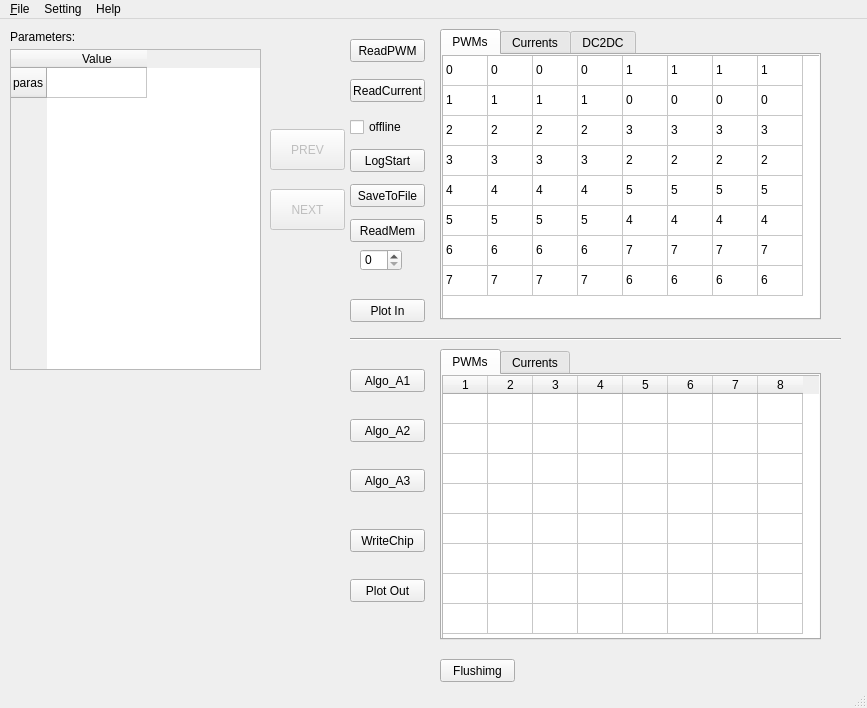
<?xml version="1.0" encoding="UTF-8"?>
<ui version="4.0">
 <class>MainWindow</class>
 <widget class="QMainWindow" name="MainWindow">
  <property name="geometry">
   <rect>
    <x>0</x>
    <y>0</y>
    <width>867</width>
    <height>708</height>
   </rect>
  </property>
  <property name="windowTitle">
   <string>Dimming Debugger     DisConnect..</string>
  </property>
  <property name="windowIcon">
   <iconset>
    <normaloff>222.jpg</normaloff>222.jpg</iconset>
  </property>
  <property name="iconSize">
   <size>
    <width>32</width>
    <height>32</height>
   </size>
  </property>
  <widget class="QWidget" name="centralwidget">
   <widget class="QTabWidget" name="tabWidget">
    <property name="geometry">
     <rect>
      <x>440</x>
      <y>10</y>
      <width>381</width>
      <height>291</height>
     </rect>
    </property>
    <property name="currentIndex">
     <number>0</number>
    </property>
    <widget class="QWidget" name="tab">
     <attribute name="title">
      <string>PWMs</string>
     </attribute>
     <widget class="QTableWidget" name="tableWidget_PWM">
      <property name="geometry">
       <rect>
        <x>0</x>
        <y>0</y>
        <width>401</width>
        <height>271</height>
       </rect>
      </property>
      <property name="rowCount">
       <number>8</number>
      </property>
      <property name="columnCount">
       <number>8</number>
      </property>
      <attribute name="horizontalHeaderVisible">
       <bool>false</bool>
      </attribute>
      <attribute name="horizontalHeaderDefaultSectionSize">
       <number>45</number>
      </attribute>
      <attribute name="horizontalHeaderMinimumSectionSize">
       <number>21</number>
      </attribute>
      <attribute name="verticalHeaderVisible">
       <bool>false</bool>
      </attribute>
      <attribute name="verticalHeaderHighlightSections">
       <bool>true</bool>
      </attribute>
      <row/>
      <row/>
      <row/>
      <row/>
      <row/>
      <row/>
      <row/>
      <row/>
      <column/>
      <column/>
      <column/>
      <column/>
      <column/>
      <column/>
      <column/>
      <column/>
      <item row="0" column="0">
       <property name="text">
        <string>0</string>
       </property>
      </item>
      <item row="0" column="1">
       <property name="text">
        <string>0</string>
       </property>
      </item>
      <item row="0" column="2">
       <property name="text">
        <string>0</string>
       </property>
      </item>
      <item row="0" column="3">
       <property name="text">
        <string>0</string>
       </property>
      </item>
      <item row="0" column="4">
       <property name="text">
        <string>1</string>
       </property>
      </item>
      <item row="0" column="5">
       <property name="text">
        <string>1</string>
       </property>
      </item>
      <item row="0" column="6">
       <property name="text">
        <string>1</string>
       </property>
      </item>
      <item row="0" column="7">
       <property name="text">
        <string>1</string>
       </property>
      </item>
      <item row="1" column="0">
       <property name="text">
        <string>1</string>
       </property>
      </item>
      <item row="1" column="1">
       <property name="text">
        <string>1</string>
       </property>
      </item>
      <item row="1" column="2">
       <property name="text">
        <string>1</string>
       </property>
      </item>
      <item row="1" column="3">
       <property name="text">
        <string>1</string>
       </property>
      </item>
      <item row="1" column="4">
       <property name="text">
        <string>0</string>
       </property>
      </item>
      <item row="1" column="5">
       <property name="text">
        <string>0</string>
       </property>
      </item>
      <item row="1" column="6">
       <property name="text">
        <string>0</string>
       </property>
      </item>
      <item row="1" column="7">
       <property name="text">
        <string>0</string>
       </property>
      </item>
      <item row="2" column="0">
       <property name="text">
        <string>2</string>
       </property>
      </item>
      <item row="2" column="1">
       <property name="text">
        <string>2</string>
       </property>
      </item>
      <item row="2" column="2">
       <property name="text">
        <string>2</string>
       </property>
      </item>
      <item row="2" column="3">
       <property name="text">
        <string>2</string>
       </property>
      </item>
      <item row="2" column="4">
       <property name="text">
        <string>3</string>
       </property>
      </item>
      <item row="2" column="5">
       <property name="text">
        <string>3</string>
       </property>
      </item>
      <item row="2" column="6">
       <property name="text">
        <string>3</string>
       </property>
      </item>
      <item row="2" column="7">
       <property name="text">
        <string>3</string>
       </property>
      </item>
      <item row="3" column="0">
       <property name="text">
        <string>3</string>
       </property>
      </item>
      <item row="3" column="1">
       <property name="text">
        <string>3</string>
       </property>
      </item>
      <item row="3" column="2">
       <property name="text">
        <string>3</string>
       </property>
      </item>
      <item row="3" column="3">
       <property name="text">
        <string>3</string>
       </property>
      </item>
      <item row="3" column="4">
       <property name="text">
        <string>2</string>
       </property>
      </item>
      <item row="3" column="5">
       <property name="text">
        <string>2</string>
       </property>
      </item>
      <item row="3" column="6">
       <property name="text">
        <string>2</string>
       </property>
      </item>
      <item row="3" column="7">
       <property name="text">
        <string>2</string>
       </property>
      </item>
      <item row="4" column="0">
       <property name="text">
        <string>4</string>
       </property>
      </item>
      <item row="4" column="1">
       <property name="text">
        <string>4</string>
       </property>
      </item>
      <item row="4" column="2">
       <property name="text">
        <string>4</string>
       </property>
      </item>
      <item row="4" column="3">
       <property name="text">
        <string>4</string>
       </property>
      </item>
      <item row="4" column="4">
       <property name="text">
        <string>5</string>
       </property>
      </item>
      <item row="4" column="5">
       <property name="text">
        <string>5</string>
       </property>
      </item>
      <item row="4" column="6">
       <property name="text">
        <string>5</string>
       </property>
      </item>
      <item row="4" column="7">
       <property name="text">
        <string>5</string>
       </property>
      </item>
      <item row="5" column="0">
       <property name="text">
        <string>5</string>
       </property>
      </item>
      <item row="5" column="1">
       <property name="text">
        <string>5</string>
       </property>
      </item>
      <item row="5" column="2">
       <property name="text">
        <string>5</string>
       </property>
      </item>
      <item row="5" column="3">
       <property name="text">
        <string>5</string>
       </property>
      </item>
      <item row="5" column="4">
       <property name="text">
        <string>4</string>
       </property>
      </item>
      <item row="5" column="5">
       <property name="text">
        <string>4</string>
       </property>
      </item>
      <item row="5" column="6">
       <property name="text">
        <string>4</string>
       </property>
      </item>
      <item row="5" column="7">
       <property name="text">
        <string>4</string>
       </property>
      </item>
      <item row="6" column="0">
       <property name="text">
        <string>6</string>
       </property>
      </item>
      <item row="6" column="1">
       <property name="text">
        <string>6</string>
       </property>
      </item>
      <item row="6" column="2">
       <property name="text">
        <string>6</string>
       </property>
      </item>
      <item row="6" column="3">
       <property name="text">
        <string>6</string>
       </property>
      </item>
      <item row="6" column="4">
       <property name="text">
        <string>7</string>
       </property>
      </item>
      <item row="6" column="5">
       <property name="text">
        <string>7</string>
       </property>
      </item>
      <item row="6" column="6">
       <property name="text">
        <string>7</string>
       </property>
      </item>
      <item row="6" column="7">
       <property name="text">
        <string>7</string>
       </property>
      </item>
      <item row="7" column="0">
       <property name="text">
        <string>7</string>
       </property>
      </item>
      <item row="7" column="1">
       <property name="text">
        <string>7</string>
       </property>
      </item>
      <item row="7" column="2">
       <property name="text">
        <string>7</string>
       </property>
      </item>
      <item row="7" column="3">
       <property name="text">
        <string>7</string>
       </property>
      </item>
      <item row="7" column="4">
       <property name="text">
        <string>6</string>
       </property>
      </item>
      <item row="7" column="5">
       <property name="text">
        <string>6</string>
       </property>
      </item>
      <item row="7" column="6">
       <property name="text">
        <string>6</string>
       </property>
      </item>
      <item row="7" column="7">
       <property name="text">
        <string>6</string>
       </property>
      </item>
     </widget>
    </widget>
    <widget class="QWidget" name="tab_2">
     <attribute name="title">
      <string>Currents</string>
     </attribute>
     <widget class="QTableWidget" name="tableWidget_Current">
      <property name="geometry">
       <rect>
        <x>0</x>
        <y>0</y>
        <width>401</width>
        <height>271</height>
       </rect>
      </property>
      <property name="rowCount">
       <number>8</number>
      </property>
      <property name="columnCount">
       <number>8</number>
      </property>
      <attribute name="horizontalHeaderVisible">
       <bool>false</bool>
      </attribute>
      <attribute name="horizontalHeaderDefaultSectionSize">
       <number>45</number>
      </attribute>
      <attribute name="verticalHeaderVisible">
       <bool>false</bool>
      </attribute>
      <row/>
      <row/>
      <row/>
      <row/>
      <row/>
      <row/>
      <row/>
      <row/>
      <column/>
      <column/>
      <column/>
      <column/>
      <column/>
      <column/>
      <column/>
      <column/>
     </widget>
    </widget>
    <widget class="QWidget" name="tab_5">
     <attribute name="title">
      <string>DC2DC</string>
     </attribute>
     <widget class="QTableWidget" name="tableWidget_dc2dc">
      <property name="geometry">
       <rect>
        <x>0</x>
        <y>0</y>
        <width>401</width>
        <height>271</height>
       </rect>
      </property>
      <property name="rowCount">
       <number>8</number>
      </property>
      <property name="columnCount">
       <number>8</number>
      </property>
      <attribute name="horizontalHeaderVisible">
       <bool>false</bool>
      </attribute>
      <attribute name="horizontalHeaderDefaultSectionSize">
       <number>45</number>
      </attribute>
      <attribute name="verticalHeaderVisible">
       <bool>false</bool>
      </attribute>
      <attribute name="verticalHeaderHighlightSections">
       <bool>false</bool>
      </attribute>
      <row/>
      <row/>
      <row/>
      <row/>
      <row/>
      <row/>
      <row/>
      <row/>
      <column/>
      <column/>
      <column/>
      <column/>
      <column/>
      <column/>
      <column/>
      <column/>
      <item row="0" column="0">
       <property name="text">
        <string>0</string>
       </property>
      </item>
      <item row="0" column="1">
       <property name="text">
        <string>0</string>
       </property>
      </item>
      <item row="0" column="2">
       <property name="text">
        <string>0</string>
       </property>
      </item>
      <item row="0" column="3">
       <property name="text">
        <string>0</string>
       </property>
      </item>
      <item row="0" column="4">
       <property name="text">
        <string>1</string>
       </property>
      </item>
      <item row="0" column="5">
       <property name="text">
        <string>1</string>
       </property>
      </item>
      <item row="0" column="6">
       <property name="text">
        <string>1</string>
       </property>
      </item>
      <item row="0" column="7">
       <property name="text">
        <string>1</string>
       </property>
      </item>
      <item row="1" column="0">
       <property name="text">
        <string>1</string>
       </property>
      </item>
      <item row="1" column="1">
       <property name="text">
        <string>1</string>
       </property>
      </item>
      <item row="1" column="2">
       <property name="text">
        <string>1</string>
       </property>
      </item>
      <item row="1" column="3">
       <property name="text">
        <string>1</string>
       </property>
      </item>
      <item row="1" column="4">
       <property name="text">
        <string>0</string>
       </property>
      </item>
      <item row="1" column="5">
       <property name="text">
        <string>0</string>
       </property>
      </item>
      <item row="1" column="6">
       <property name="text">
        <string>0</string>
       </property>
      </item>
      <item row="1" column="7">
       <property name="text">
        <string>0</string>
       </property>
      </item>
      <item row="2" column="0">
       <property name="text">
        <string>2</string>
       </property>
      </item>
      <item row="2" column="1">
       <property name="text">
        <string>2</string>
       </property>
      </item>
      <item row="2" column="2">
       <property name="text">
        <string>2</string>
       </property>
      </item>
      <item row="2" column="3">
       <property name="text">
        <string>2</string>
       </property>
      </item>
      <item row="2" column="4">
       <property name="text">
        <string>3</string>
       </property>
      </item>
      <item row="2" column="5">
       <property name="text">
        <string>3</string>
       </property>
      </item>
      <item row="2" column="6">
       <property name="text">
        <string>3</string>
       </property>
      </item>
      <item row="2" column="7">
       <property name="text">
        <string>3</string>
       </property>
      </item>
      <item row="3" column="0">
       <property name="text">
        <string>3</string>
       </property>
      </item>
      <item row="3" column="1">
       <property name="text">
        <string>3</string>
       </property>
      </item>
      <item row="3" column="2">
       <property name="text">
        <string>3</string>
       </property>
      </item>
      <item row="3" column="3">
       <property name="text">
        <string>3</string>
       </property>
      </item>
      <item row="3" column="4">
       <property name="text">
        <string>2</string>
       </property>
      </item>
      <item row="3" column="5">
       <property name="text">
        <string>2</string>
       </property>
      </item>
      <item row="3" column="6">
       <property name="text">
        <string>2</string>
       </property>
      </item>
      <item row="3" column="7">
       <property name="text">
        <string>2</string>
       </property>
      </item>
      <item row="4" column="0">
       <property name="text">
        <string>4</string>
       </property>
      </item>
      <item row="4" column="1">
       <property name="text">
        <string>4</string>
       </property>
      </item>
      <item row="4" column="2">
       <property name="text">
        <string>4</string>
       </property>
      </item>
      <item row="4" column="3">
       <property name="text">
        <string>4</string>
       </property>
      </item>
      <item row="4" column="4">
       <property name="text">
        <string>5</string>
       </property>
      </item>
      <item row="4" column="5">
       <property name="text">
        <string>5</string>
       </property>
      </item>
      <item row="4" column="6">
       <property name="text">
        <string>5</string>
       </property>
      </item>
      <item row="4" column="7">
       <property name="text">
        <string>5</string>
       </property>
      </item>
      <item row="5" column="0">
       <property name="text">
        <string>5</string>
       </property>
      </item>
      <item row="5" column="1">
       <property name="text">
        <string>5</string>
       </property>
      </item>
      <item row="5" column="2">
       <property name="text">
        <string>5</string>
       </property>
      </item>
      <item row="5" column="3">
       <property name="text">
        <string>5</string>
       </property>
      </item>
      <item row="5" column="4">
       <property name="text">
        <string>4</string>
       </property>
      </item>
      <item row="5" column="5">
       <property name="text">
        <string>4</string>
       </property>
      </item>
      <item row="5" column="6">
       <property name="text">
        <string>4</string>
       </property>
      </item>
      <item row="5" column="7">
       <property name="text">
        <string>4</string>
       </property>
      </item>
      <item row="6" column="0">
       <property name="text">
        <string>6</string>
       </property>
      </item>
      <item row="6" column="1">
       <property name="text">
        <string>6</string>
       </property>
      </item>
      <item row="6" column="2">
       <property name="text">
        <string>6</string>
       </property>
      </item>
      <item row="6" column="3">
       <property name="text">
        <string>6</string>
       </property>
      </item>
      <item row="6" column="4">
       <property name="text">
        <string>7</string>
       </property>
      </item>
      <item row="6" column="5">
       <property name="text">
        <string>7</string>
       </property>
      </item>
      <item row="6" column="6">
       <property name="text">
        <string>7</string>
       </property>
      </item>
      <item row="6" column="7">
       <property name="text">
        <string>7</string>
       </property>
      </item>
      <item row="7" column="0">
       <property name="text">
        <string>7</string>
       </property>
      </item>
      <item row="7" column="1">
       <property name="text">
        <string>7</string>
       </property>
      </item>
      <item row="7" column="2">
       <property name="text">
        <string>7</string>
       </property>
      </item>
      <item row="7" column="3">
       <property name="text">
        <string>7</string>
       </property>
      </item>
      <item row="7" column="4">
       <property name="text">
        <string>6</string>
       </property>
      </item>
      <item row="7" column="5">
       <property name="text">
        <string>6</string>
       </property>
      </item>
      <item row="7" column="6">
       <property name="text">
        <string>6</string>
       </property>
      </item>
      <item row="7" column="7">
       <property name="text">
        <string>6</string>
       </property>
      </item>
     </widget>
    </widget>
   </widget>
   <widget class="QPushButton" name="pushButton_readpwm">
    <property name="geometry">
     <rect>
      <x>350</x>
      <y>20</y>
      <width>75</width>
      <height>23</height>
     </rect>
    </property>
    <property name="text">
     <string>ReadPWM</string>
    </property>
   </widget>
   <widget class="QPushButton" name="pushButton_readcurrent">
    <property name="geometry">
     <rect>
      <x>350</x>
      <y>60</y>
      <width>75</width>
      <height>23</height>
     </rect>
    </property>
    <property name="text">
     <string>ReadCurrent</string>
    </property>
   </widget>
   <widget class="QTabWidget" name="tabWidget_2">
    <property name="geometry">
     <rect>
      <x>440</x>
      <y>330</y>
      <width>381</width>
      <height>291</height>
     </rect>
    </property>
    <property name="currentIndex">
     <number>0</number>
    </property>
    <widget class="QWidget" name="tab_3">
     <attribute name="title">
      <string>PWMs</string>
     </attribute>
     <widget class="QTableWidget" name="tableWidget_PWM_2">
      <property name="geometry">
       <rect>
        <x>0</x>
        <y>0</y>
        <width>401</width>
        <height>271</height>
       </rect>
      </property>
      <property name="rowCount">
       <number>8</number>
      </property>
      <property name="columnCount">
       <number>8</number>
      </property>
      <attribute name="horizontalHeaderDefaultSectionSize">
       <number>45</number>
      </attribute>
      <attribute name="horizontalHeaderMinimumSectionSize">
       <number>21</number>
      </attribute>
      <attribute name="verticalHeaderVisible">
       <bool>false</bool>
      </attribute>
      <attribute name="verticalHeaderHighlightSections">
       <bool>false</bool>
      </attribute>
      <row/>
      <row/>
      <row/>
      <row/>
      <row/>
      <row/>
      <row/>
      <row/>
      <column/>
      <column/>
      <column/>
      <column/>
      <column/>
      <column/>
      <column/>
      <column/>
     </widget>
    </widget>
    <widget class="QWidget" name="tab_4">
     <attribute name="title">
      <string>Currents</string>
     </attribute>
     <widget class="QTableWidget" name="tableWidget_Current_2">
      <property name="geometry">
       <rect>
        <x>0</x>
        <y>0</y>
        <width>401</width>
        <height>271</height>
       </rect>
      </property>
      <property name="rowCount">
       <number>8</number>
      </property>
      <property name="columnCount">
       <number>8</number>
      </property>
      <attribute name="horizontalHeaderDefaultSectionSize">
       <number>45</number>
      </attribute>
      <attribute name="verticalHeaderVisible">
       <bool>false</bool>
      </attribute>
      <attribute name="verticalHeaderHighlightSections">
       <bool>false</bool>
      </attribute>
      <row/>
      <row/>
      <row/>
      <row/>
      <row/>
      <row/>
      <row/>
      <row/>
      <column/>
      <column/>
      <column/>
      <column/>
      <column/>
      <column/>
      <column/>
      <column/>
     </widget>
    </widget>
   </widget>
   <widget class="QPushButton" name="pushButton_A1">
    <property name="geometry">
     <rect>
      <x>350</x>
      <y>350</y>
      <width>75</width>
      <height>23</height>
     </rect>
    </property>
    <property name="text">
     <string>Algo_A1</string>
    </property>
   </widget>
   <widget class="QPushButton" name="pushButton_A2">
    <property name="geometry">
     <rect>
      <x>350</x>
      <y>400</y>
      <width>75</width>
      <height>23</height>
     </rect>
    </property>
    <property name="text">
     <string>Algo_A2</string>
    </property>
   </widget>
   <widget class="QPushButton" name="pushButton_A3">
    <property name="geometry">
     <rect>
      <x>350</x>
      <y>450</y>
      <width>75</width>
      <height>23</height>
     </rect>
    </property>
    <property name="text">
     <string>Algo_A3</string>
    </property>
   </widget>
   <widget class="Line" name="line">
    <property name="geometry">
     <rect>
      <x>350</x>
      <y>310</y>
      <width>491</width>
      <height>20</height>
     </rect>
    </property>
    <property name="orientation">
     <enum>Qt::Horizontal</enum>
    </property>
   </widget>
   <widget class="QTableWidget" name="tableWidget_Paras">
    <property name="geometry">
     <rect>
      <x>10</x>
      <y>30</y>
      <width>251</width>
      <height>321</height>
     </rect>
    </property>
    <row>
     <property name="text">
      <string>paras</string>
     </property>
    </row>
    <column>
     <property name="text">
      <string>Value</string>
     </property>
    </column>
   </widget>
   <widget class="QLabel" name="label">
    <property name="geometry">
     <rect>
      <x>10</x>
      <y>10</y>
      <width>121</width>
      <height>16</height>
     </rect>
    </property>
    <property name="text">
     <string>Parameters:</string>
    </property>
   </widget>
   <widget class="QPushButton" name="pushButton_write">
    <property name="geometry">
     <rect>
      <x>350</x>
      <y>510</y>
      <width>75</width>
      <height>23</height>
     </rect>
    </property>
    <property name="text">
     <string>WriteChip</string>
    </property>
   </widget>
   <widget class="QPushButton" name="pushButton_flushimg">
    <property name="geometry">
     <rect>
      <x>440</x>
      <y>640</y>
      <width>75</width>
      <height>23</height>
     </rect>
    </property>
    <property name="text">
     <string>Flushimg</string>
    </property>
   </widget>
   <widget class="QPushButton" name="pushButton_plotout">
    <property name="geometry">
     <rect>
      <x>350</x>
      <y>560</y>
      <width>75</width>
      <height>23</height>
     </rect>
    </property>
    <property name="text">
     <string>Plot Out</string>
    </property>
   </widget>
   <widget class="QPushButton" name="pushButton_plotin">
    <property name="geometry">
     <rect>
      <x>350</x>
      <y>280</y>
      <width>75</width>
      <height>23</height>
     </rect>
    </property>
    <property name="text">
     <string>Plot In</string>
    </property>
   </widget>
   <widget class="QPushButton" name="pushButton_readmem">
    <property name="geometry">
     <rect>
      <x>350</x>
      <y>200</y>
      <width>75</width>
      <height>23</height>
     </rect>
    </property>
    <property name="text">
     <string>ReadMem</string>
    </property>
   </widget>
   <widget class="QPushButton" name="pushButton_logstart">
    <property name="geometry">
     <rect>
      <x>350</x>
      <y>130</y>
      <width>75</width>
      <height>23</height>
     </rect>
    </property>
    <property name="text">
     <string>LogStart</string>
    </property>
   </widget>
   <widget class="QCheckBox" name="checkBox_offline">
    <property name="geometry">
     <rect>
      <x>350</x>
      <y>100</y>
      <width>71</width>
      <height>16</height>
     </rect>
    </property>
    <property name="text">
     <string>offline</string>
    </property>
   </widget>
   <widget class="QSpinBox" name="spinBox_MemDataSelect">
    <property name="enabled">
     <bool>true</bool>
    </property>
    <property name="geometry">
     <rect>
      <x>360</x>
      <y>230</y>
      <width>42</width>
      <height>22</height>
     </rect>
    </property>
    <property name="minimum">
     <number>0</number>
    </property>
    <property name="value">
     <number>0</number>
    </property>
   </widget>
   <widget class="QPushButton" name="pushButton_saveMemDataToFile">
    <property name="geometry">
     <rect>
      <x>350</x>
      <y>165</y>
      <width>75</width>
      <height>23</height>
     </rect>
    </property>
    <property name="text">
     <string>SaveToFile</string>
    </property>
   </widget>
   <widget class="QPushButton" name="pushButton_prev">
    <property name="enabled">
     <bool>false</bool>
    </property>
    <property name="geometry">
     <rect>
      <x>270</x>
      <y>110</y>
      <width>75</width>
      <height>41</height>
     </rect>
    </property>
    <property name="text">
     <string>PREV</string>
    </property>
   </widget>
   <widget class="QPushButton" name="pushButton_next">
    <property name="enabled">
     <bool>false</bool>
    </property>
    <property name="geometry">
     <rect>
      <x>270</x>
      <y>170</y>
      <width>75</width>
      <height>41</height>
     </rect>
    </property>
    <property name="text">
     <string>NEXT</string>
    </property>
   </widget>
  </widget>
  <widget class="QMenuBar" name="menubar">
   <property name="geometry">
    <rect>
     <x>0</x>
     <y>0</y>
     <width>867</width>
     <height>23</height>
    </rect>
   </property>
   <widget class="QMenu" name="menuFile">
    <property name="toolTip">
     <string extracomment="loading setting file or othes"/>
    </property>
    <property name="title">
     <string>&amp;File</string>
    </property>
    <addaction name="actionOpen_setting_file"/>
    <addaction name="actionSave_setting_file"/>
    <addaction name="actionQuit"/>
   </widget>
   <widget class="QMenu" name="menuSetting">
    <property name="title">
     <string>Setting</string>
    </property>
    <addaction name="actionConnect"/>
    <addaction name="actionDisconnect"/>
   </widget>
   <widget class="QMenu" name="menuHelp">
    <property name="title">
     <string>Help</string>
    </property>
   </widget>
   <addaction name="menuFile"/>
   <addaction name="menuSetting"/>
   <addaction name="menuHelp"/>
  </widget>
  <widget class="QStatusBar" name="statusbar"/>
  <action name="actionOpen_setting_file">
   <property name="text">
    <string>Open setting file</string>
   </property>
  </action>
  <action name="actionSave_setting_file">
   <property name="text">
    <string>Save setting file</string>
   </property>
  </action>
  <action name="actionQuit">
   <property name="text">
    <string>quit</string>
   </property>
  </action>
  <action name="actionConnect">
   <property name="text">
    <string>Connect</string>
   </property>
  </action>
  <action name="actionDisconnect">
   <property name="text">
    <string>Disconnect</string>
   </property>
  </action>
 </widget>
 <resources/>
 <connections/>
</ui>
